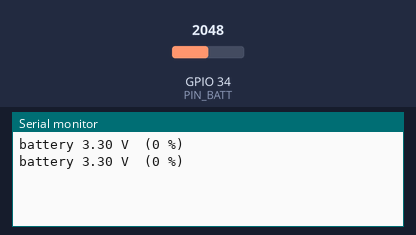
A sketch run on a simulated ESP32. Parts: the last lines printed to the serial monitor. The test bench sets the inputs (shaded band); at power-on: GPIO 34 (PIN_BATT) = 2048 (analog values on the 0–4095 scale).

Above: at 1.2 s.
1.3 s: GPIO 34 (PIN_BATT) set to 2866
At 2.6 s:
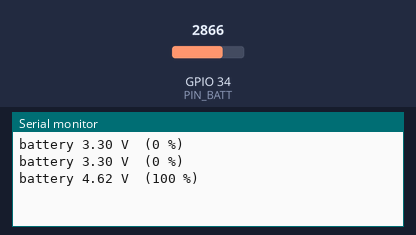
2.8 s: GPIO 34 (PIN_BATT) set to 3603
At 3.8 s:
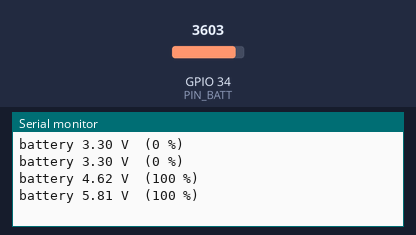
Timing chart, 0 to 5.8 s (numbered marks = the images above; inputs shaded):
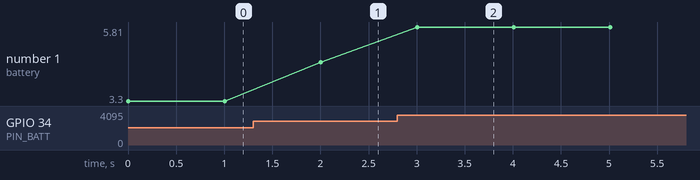

Measured:
- after the input at 1.3 s, the serial monitor: prints a new line after 0.71 s (image 1)
- after the input at 2.8 s, the serial monitor: prints a new line after 0.21 s (image 2)
- plotted number 1: 3.3 → 4.62 after the input at 1.3 s, 4.62 → 5.81 after the input at 2.8 s

The sketch:

09_battery.ino
```cpp
// Test 9: battery voltage. BAT+ -> 100k -> GPIO34 -> 100k -> GND (the divider halves the voltage,
// so the 4.2 V cell becomes 2.1 V, safe for the ESP32).
// Compare the printed voltage with your multimeter on the 18650. Full ~4.2 V, empty ~3.3 V.
const int PIN_BATT = 34;
void setup() { Serial.begin(115200); analogReadResolution(12); analogSetPinAttenuation(PIN_BATT, ADC_11db); }
void loop() {
  long sum = 0; for (int i = 0; i < 16; i++) sum += analogReadMilliVolts(PIN_BATT);   // average 16 readings
  int mv = sum / 16 * 2;
  int pct = constrain((mv - 3300) * 100 / (4200 - 3300), 0, 100);
  Serial.printf("battery %.2f V  (%d %%)\n", mv / 1000.0, pct);
  delay(1000);
}
```
